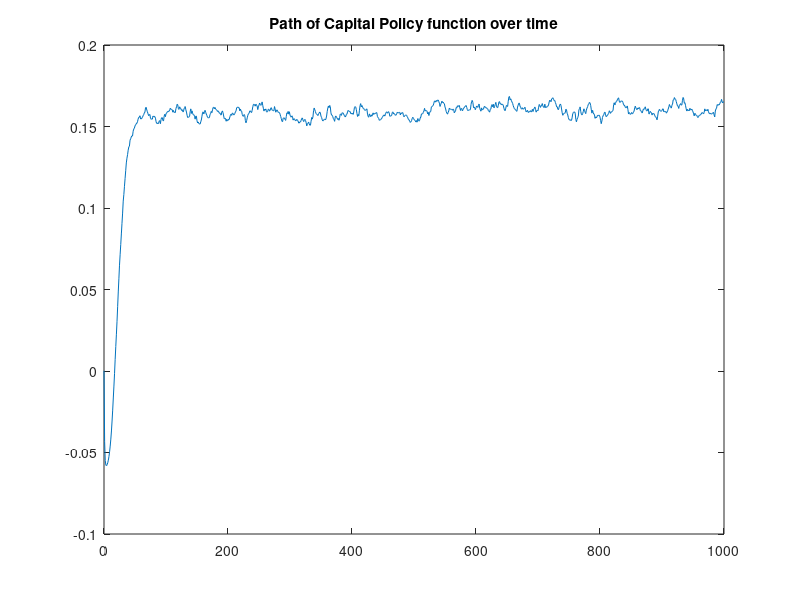
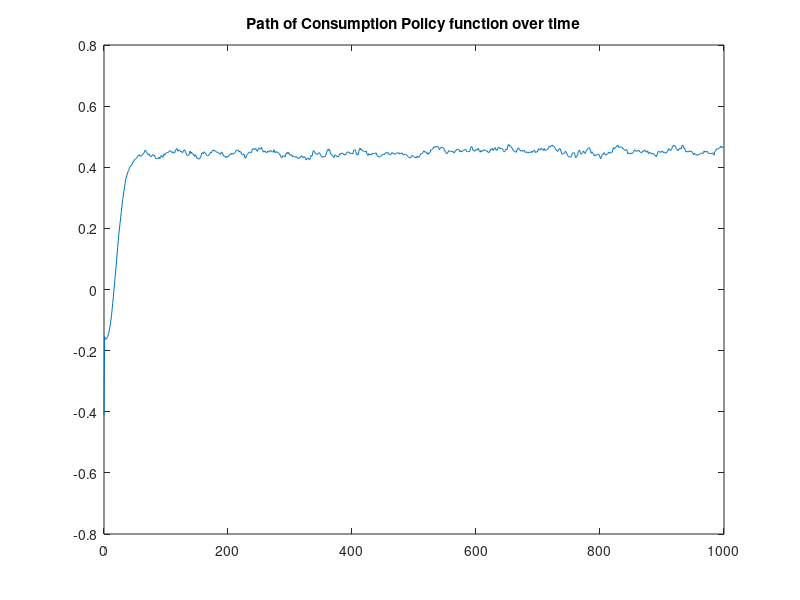

Here is the MATLAB script that generated these plots, in order:
clear all
clc

alfa=0.27;      % Production function
bet=0.97;       % Subjective discount factor
delta=1;        % Capital Depreciation
rho = 0.9;      % Persitence of productuvity stochastic component
sigma = 0.0072; % Standard Deviation of epsilon

% Characterize the steady state
Zss = 1;
Kss = (Zss*alfa*bet/(1-bet*(1-delta)))^(1/(1-alfa));    % Capital stock at the steady state
Css = Zss*Kss^alfa - delta*Kss;                         % Consumption at the steady state

T=1000;          %iterations

k(1)=Kss/T;
lnZ(1)=log(Zss/T);

eps=randn(1,T);

c(1)=0.761*(k(1)-Kss) +0.45*(exp(lnZ(1))-Zss)+Kss;

for i = 1:(T-1)
    lnZ(i+1)=rho*lnZ(i)+sigma*eps(i);
    k(i+1)=0.27*(k(i)-Kss) +0.16*(exp(lnZ(i))-Zss)+Kss;
    c(i+1)=0.761*(k(i+1)-Kss) +0.45*(exp(lnZ(i+1))-Zss)+Css;
end

meanK=mean(k);
varK=var(k);
fprintf('Mean of Capital = %6.3f and Variance of Capital = %6.3f \n',meanK,varK)

meanC=mean(c);
varC=var(c);
fprintf('Mean of Consumption = %6.3f and Variance of Consumption = %6.3f \n',meanC,varC)

T=0:1:T-1;

figure
plot(T,k)
title('Path of Capital Policy function over time')

figure
plot(T,c)
title('Path of Consumption Policy function over time')